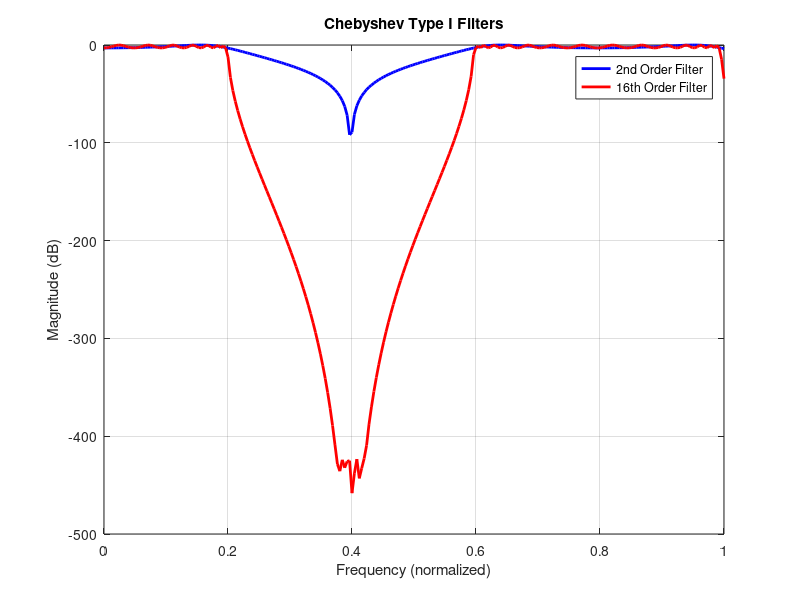

Recreate this plot in MATLAB.
% Parameters
Ts = 0.2;  % Sampling period in seconds
Fc = 2;   % Cutoff frequency in rad/sec
Rp = 3;   % Passband ripple in dB

% First filter - 2nd order
n1 = 2;
[b1, a1] = cheby1(n1, Rp, Fc*Ts, 's');
[num1, den1] = bilinear(b1, a1, 1/Ts);

% Second filter - 16th order
n2 = 16;
[b2, a2] = cheby1(n2, Rp, Fc*Ts, 's');
[num2, den2] = bilinear(b2, a2, 1/Ts);

% Number of samples
numSamples = 256;

% Frequency axis in radians/sample, normalized to [0, 1]
frequencies = linspace(0, 1, numSamples);

% Frequency response of the 2nd-order filter
H1 = freqz(num1, den1, 2*pi*frequencies, 1/Ts);

% Frequency response of the 16th-order filter
H2 = freqz(num2, den2, 2*pi*frequencies, 1/Ts);

% Plot the frequency responses
figure;
plot(frequencies, 20*log10(abs(H1)), 'b', 'LineWidth', 2);
hold on;
plot(frequencies, 20*log10(abs(H2)), 'r', 'LineWidth', 2);

title('Chebyshev Type I Filters');
xlabel('Frequency (normalized)');
ylabel('Magnitude (dB)');
legend('2nd Order Filter', '16th Order Filter');
grid on;
xlim([0, 1]);  % Set x-axis limits to [0, 1]
hold off;
